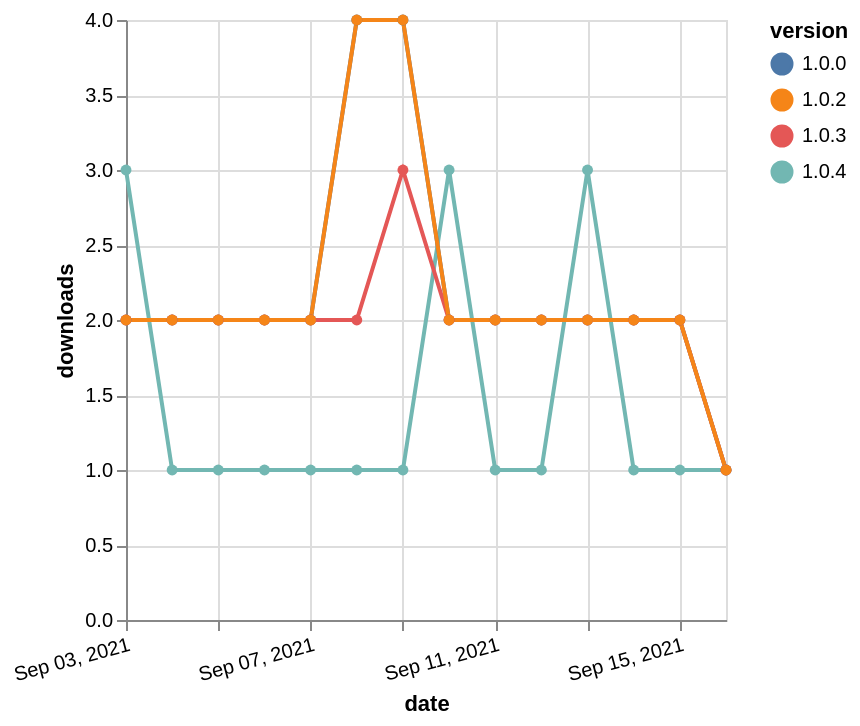

Vega-Lite specification for this chart:
### Vega-Lite specification from a JSON file in a GitHub repository (floating-point values rounded to 4 significant figures)
{"$schema": "https://vega.github.io/schema/vega-lite/v5.json", "description": "A simple bar chart with embedded data.", "data": {"values": [{"date": "2021-09-03", "total": 190, "delta": 3, "version": "1.0.4"}, {"date": "2021-09-04", "total": 191, "delta": 1, "version": "1.0.4"}, {"date": "2021-09-05", "total": 192, "delta": 1, "version": "1.0.4"}, {"date": "2021-09-06", "total": 193, "delta": 1, "version": "1.0.4"}, {"date": "2021-09-07", "total": 194, "delta": 1, "version": "1.0.4"}, {"date": "2021-09-08", "total": 195, "delta": 1, "version": "1.0.4"}, {"date": "2021-09-09", "total": 196, "delta": 1, "version": "1.0.4"}, {"date": "2021-09-10", "total": 199, "delta": 3, "version": "1.0.4"}, {"date": "2021-09-11", "total": 200, "delta": 1, "version": "1.0.4"}, {"date": "2021-09-12", "total": 201, "delta": 1, "version": "1.0.4"}, {"date": "2021-09-13", "total": 204, "delta": 3, "version": "1.0.4"}, {"date": "2021-09-14", "total": 205, "delta": 1, "version": "1.0.4"}, {"date": "2021-09-15", "total": 206, "delta": 1, "version": "1.0.4"}, {"date": "2021-09-16", "total": 207, "delta": 1, "version": "1.0.4"}, {"date": "2021-09-03", "total": 2956, "delta": 2, "version": "1.0.0"}, {"date": "2021-09-04", "total": 2958, "delta": 2, "version": "1.0.0"}, {"date": "2021-09-05", "total": 2960, "delta": 2, "version": "1.0.0"}, {"date": "2021-09-06", "total": 2962, "delta": 2, "version": "1.0.0"}, {"date": "2021-09-07", "total": 2964, "delta": 2, "version": "1.0.0"}, {"date": "2021-09-08", "total": 2968, "delta": 4, "version": "1.0.0"}, {"date": "2021-09-09", "total": 2972, "delta": 4, "version": "1.0.0"}, {"date": "2021-09-10", "total": 2974, "delta": 2, "version": "1.0.0"}, {"date": "2021-09-11", "total": 2976, "delta": 2, "version": "1.0.0"}, {"date": "2021-09-12", "total": 2978, "delta": 2, "version": "1.0.0"}, {"date": "2021-09-13", "total": 2980, "delta": 2, "version": "1.0.0"}, {"date": "2021-09-14", "total": 2982, "delta": 2, "version": "1.0.0"}, {"date": "2021-09-15", "total": 2984, "delta": 2, "version": "1.0.0"}, {"date": "2021-09-16", "total": 2985, "delta": 1, "version": "1.0.0"}, {"date": "2021-09-03", "total": 2533, "delta": 2, "version": "1.0.3"}, {"date": "2021-09-04", "total": 2535, "delta": 2, "version": "1.0.3"}, {"date": "2021-09-05", "total": 2537, "delta": 2, "version": "1.0.3"}, {"date": "2021-09-06", "total": 2539, "delta": 2, "version": "1.0.3"}, {"date": "2021-09-07", "total": 2541, "delta": 2, "version": "1.0.3"}, {"date": "2021-09-08", "total": 2543, "delta": 2, "version": "1.0.3"}, {"date": "2021-09-09", "total": 2546, "delta": 3, "version": "1.0.3"}, {"date": "2021-09-10", "total": 2548, "delta": 2, "version": "1.0.3"}, {"date": "2021-09-11", "total": 2550, "delta": 2, "version": "1.0.3"}, {"date": "2021-09-12", "total": 2552, "delta": 2, "version": "1.0.3"}, {"date": "2021-09-13", "total": 2554, "delta": 2, "version": "1.0.3"}, {"date": "2021-09-14", "total": 2556, "delta": 2, "version": "1.0.3"}, {"date": "2021-09-15", "total": 2558, "delta": 2, "version": "1.0.3"}, {"date": "2021-09-16", "total": 2559, "delta": 1, "version": "1.0.3"}, {"date": "2021-09-03", "total": 2919, "delta": 2, "version": "1.0.2"}, {"date": "2021-09-04", "total": 2921, "delta": 2, "version": "1.0.2"}, {"date": "2021-09-05", "total": 2923, "delta": 2, "version": "1.0.2"}, {"date": "2021-09-06", "total": 2925, "delta": 2, "version": "1.0.2"}, {"date": "2021-09-07", "total": 2927, "delta": 2, "version": "1.0.2"}, {"date": "2021-09-08", "total": 2931, "delta": 4, "version": "1.0.2"}, {"date": "2021-09-09", "total": 2935, "delta": 4, "version": "1.0.2"}, {"date": "2021-09-10", "total": 2937, "delta": 2, "version": "1.0.2"}, {"date": "2021-09-11", "total": 2939, "delta": 2, "version": "1.0.2"}, {"date": "2021-09-12", "total": 2941, "delta": 2, "version": "1.0.2"}, {"date": "2021-09-13", "total": 2943, "delta": 2, "version": "1.0.2"}, {"date": "2021-09-14", "total": 2945, "delta": 2, "version": "1.0.2"}, {"date": "2021-09-15", "total": 2947, "delta": 2, "version": "1.0.2"}, {"date": "2021-09-16", "total": 2948, "delta": 1, "version": "1.0.2"}]}, "width": "container", "mark": {"type": "line", "point": {"filled": true}}, "encoding": {"x": {"field": "date", "type": "temporal", "timeUnit": "yearmonthdate", "title": "date", "axis": {"labelAngle": -15}}, "y": {"field": "delta", "type": "quantitative", "title": "downloads"}, "color": {"field": "version", "type": "nominal"}, "tooltip": {"field": "delta"}}}
